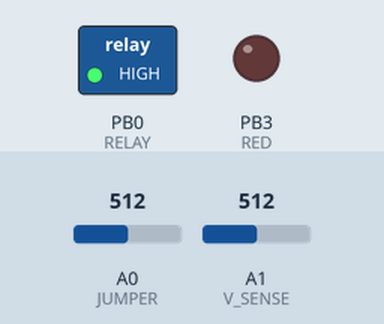
The sketch below on a simulated ATtiny85, built with avr-gcc and run on an emulated ATtiny85. Parts: switched loads named in the sketch (green lamp = pin HIGH), output pins drawn as LEDs (lit = HIGH). Inputs (shaded band) come from the test bench; at power-on: A1 (V_SENSE) = 512, A0 (JUMPER) = 512. EEPROM starts erased.

Above: at 3.8 s.
3.9 s: A1 (V_SENSE) set to 483
6.3 s: A1 (V_SENSE) set to 456
At 7.8 s:
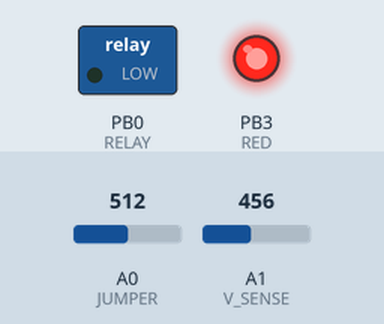
8.1 s: A1 (V_SENSE) set to 511
At 9.9 s:
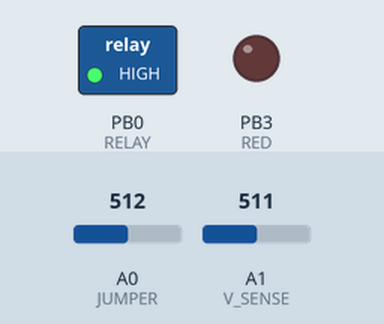
10.4 s: A1 (V_SENSE) set to 306
At 11.8 s:
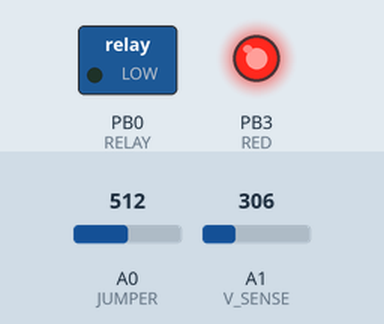
Timing chart, 0 to 13.4 s (numbered marks = the images above; inputs shaded):
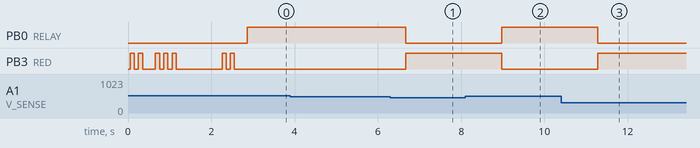

The sketch:

Calibrating.ino
```cpp
/*
 * derived from a "flashy" LVD circuit: http://austindavid/lvd
 * Austin David, austin@austindavid.com 6 Sept 2013
 * (cc)
 *
 * Calibration code borrows from
 * http://www.re-innovation.co.uk/web12/index.php/en/information/electronics-information/accurate-voltage-measurement
 *
 *
 * This is specifically for the LVD hardware at https://oshpark.com/shared_projects/81gfc0Mb
 */

/*
 * The ADC is fed wth a voltage divider, 10k + 49.9k
 * Ideal voltage conversion:
 * ADC = Vin * (10 / (10 + 49.9)) / 5 * 1024
 *
 * 11.3v -> ADC @ 387
 * 10.5v -> ADC @ 359
 *
 * YMMV :)  These values are pretty wrong on a breadboard (lots of weird
 * resistances), but work great on a tight soldered protoboard.
 *
 * Make one, ground the debug pin, and check the values; reprogram if needed.
 *
 *
 * For the new PCB LVD, 10k + 33k @ 3.3v VCC
 *   ADC = Vin * (10/(10+33)) / 3.3 * 1024
 * 11.5 -> 902
 * 11.0 -> 794
 *
 *  at 5V, 47.62/V
 *  12.0 -> 571.44
 *  11.5 -> 547.63
 *  11.0 -> 523.82
 *
 *
 * bench observed:
 *   12.0 =~ 547
 */

/* experimental
#define HIGH_WATER 550
#define LOW_WATER 530
*/

#define VREF_ADDY 10
#include <EEPROM.h>

#define VOLTAGE_SCALE        47.62
#define VOLTAGE_CALIBRATION  13.1
#define VOLTAGE_HIGH         12.7
#define VOLTAGE_LOW          12.1

#define LOW_TIMEOUT          30    // seconds


float v_scale = 47.62;
float v_high = VOLTAGE_HIGH * v_scale;
float v_low = VOLTAGE_LOW * v_scale;
int low_timer = 0;

/*
 * ATTiny45 don't have hardware serial (or, I don't use it) and have
 * different pin layouts from a typical Uno dev board
 */

#ifdef __AVR_ATtiny45__
#define ATTINY
#endif

#ifdef __AVR_ATtiny85__
#define ATTINY
#endif

// ATMEL ATTINY45 / ARDUINO
//
//                  +-\/-+
// Ain0 (D 5) PB5  1|    |8  Vcc
// Ain3 (D 3) PB3  2|    |7  PB2 (D 2) Ain1
// Ain2 (D 4) PB4  3|    |6  PB1 (D 1) pwm1
//            GND  4|    |5  PB0 (D 0) pwm0
//                  +----+


#define JUMPER  A0 // DIP 1, also RESET so be careful
#define V_SENSE A1 // DIP 7
#define RED      3 // DIP 2
#define RELAY 0    // DIP 5

#ifndef ATTINY     // Arduino UNO or other board
#define RELAY 13   // the built-in LED on an Uno
#endif

// #define TESTING
#undef TESTING

byte state;

#define NUMBER_OF_SAMPLES 20
#define DELAY_BETWEEN_SAMPLES 10 // ms
int sampleVoltage(byte pin) {
  int voltage, sum;
  sum = 0;
  for (int i = 0; i < NUMBER_OF_SAMPLES; i++) {
    sum += analogRead(pin);
    delay(DELAY_BETWEEN_SAMPLES);
  }
  voltage = sum / NUMBER_OF_SAMPLES;
  return voltage;
} // int sampleVoltage(byte pin)


void flash(byte pin, byte nr_flashes) {
  for (byte i = 0; i < nr_flashes; i++) {
    digitalWrite(pin, HIGH);
    delay(100);
    digitalWrite(pin, LOW);
    delay(100);
  }
} // flash(pin, nr_flashes)


void try_to_calibrate(void) {
  int jumperValue, sum;
  #ifdef TESTING
  flash(RED, 1);
  delay(1000);
  #endif
  sum = 0;
  for (byte i = 0; i < 10; i++) {
    sum += analogRead(JUMPER);
    delay(5);
  }

  #ifdef TESTING
  flash(RED, 2);
  delay(1000);
  #endif
  jumperValue = sum / 10;

  if (jumperValue < 750) {
    #ifndef TESTING
    flash(RED, 2);
    #endif
    int calibrated_voltage = sampleVoltage(V_SENSE);
    write_calibration(calibrated_voltage);
    #ifndef TESTING
    flash(RED, 2);
    #endif
   }

} // try_to_calibrate()


void write_calibration(int calibrated_voltage) {
  EEPROM.write(VREF_ADDY, calibrated_voltage >> 8);
  EEPROM.write(VREF_ADDY + 1, calibrated_voltage & 0xff);

  flash(RED, 3);
  delay(1000);
} // void write_calibration(int calibrated_voltage)


void read_calibration(void) {
  byte hiByte, loByte;
  int Vref;

  #ifdef TESTING
  flash(RED, 4);
  delay(1000);
  #endif

  hiByte = EEPROM.read(VREF_ADDY);
  loByte = EEPROM.read(VREF_ADDY + 1);
  Vref = (hiByte << 8)+loByte;
  if (hiByte != 255 && loByte != 255 && Vref < 1024) {
    v_scale = 1.0 * Vref / VOLTAGE_CALIBRATION;
    v_high = VOLTAGE_HIGH * v_scale;
    v_low = VOLTAGE_LOW * v_scale;
  } else {
    flash(RED, 20);
  }
} // read_calibration()


void setLVD(byte level) {
  state = level;
  digitalWrite(RED, !level);
  digitalWrite(RELAY, level);
} // void setLVD(byte level)


// the setup routine runs once when you press reset:
void setup() {
  #ifndef ATTINY
  // initialize serial communication at 9600 bits per second:
  Serial.begin(9600);
  #endif
  pinMode(V_SENSE, INPUT);
  pinMode(RELAY, OUTPUT);
  pinMode(RED, OUTPUT);

  // default state: off + quiet
  state = LOW;
  digitalWrite(RELAY, LOW);
  digitalWrite(RED, LOW);

  // check to see if we're supposed to recalibrate
  try_to_calibrate();

  // read a calibrated value for the ADC
  read_calibration();

  #ifdef TESTING
  flash(RED, 5);
  delay(1000);
  #endif
} // setup()


// the loop routine runs over and over again forever:
void loop() {
  int voltage = sampleVoltage(V_SENSE);

#ifndef ATTINY
  // print out the value you read:
  Serial.println(voltage);
#endif

  if (voltage >= v_high) {
    setLVD(HIGH);
    delay(2000);
  } else if (voltage <= v_low) {
    setLVD(LOW);
    delay(2000);
  }
  delay(100);
} // loop()
```

Measured:
- the behaviour switches between 473 and 472 on A1 (V_SENSE) (found by bisection; images 0 and 1)
- after the input at 3.9 s, every drawn part: stays the same
- after the input at 6.3 s, PB0 (RELAY): HIGH → LOW after 0.37 s; PB3 (RED): LOW → HIGH after 0.37 s
- after the input at 8.1 s, PB0 (RELAY): LOW → HIGH after 0.88 s; PB3 (RED): HIGH → LOW after 0.88 s
- after the input at 10.4 s, PB0 (RELAY): HIGH → LOW after 0.88 s; PB3 (RED): LOW → HIGH after 0.88 s
